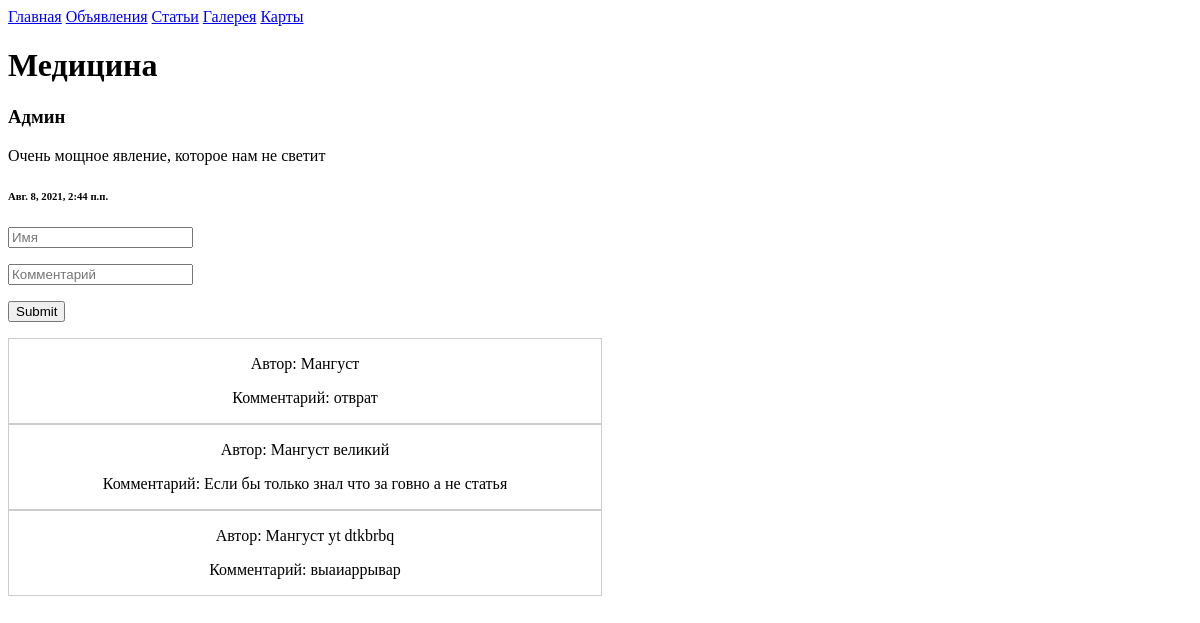
The app's page /blog/2, older data.
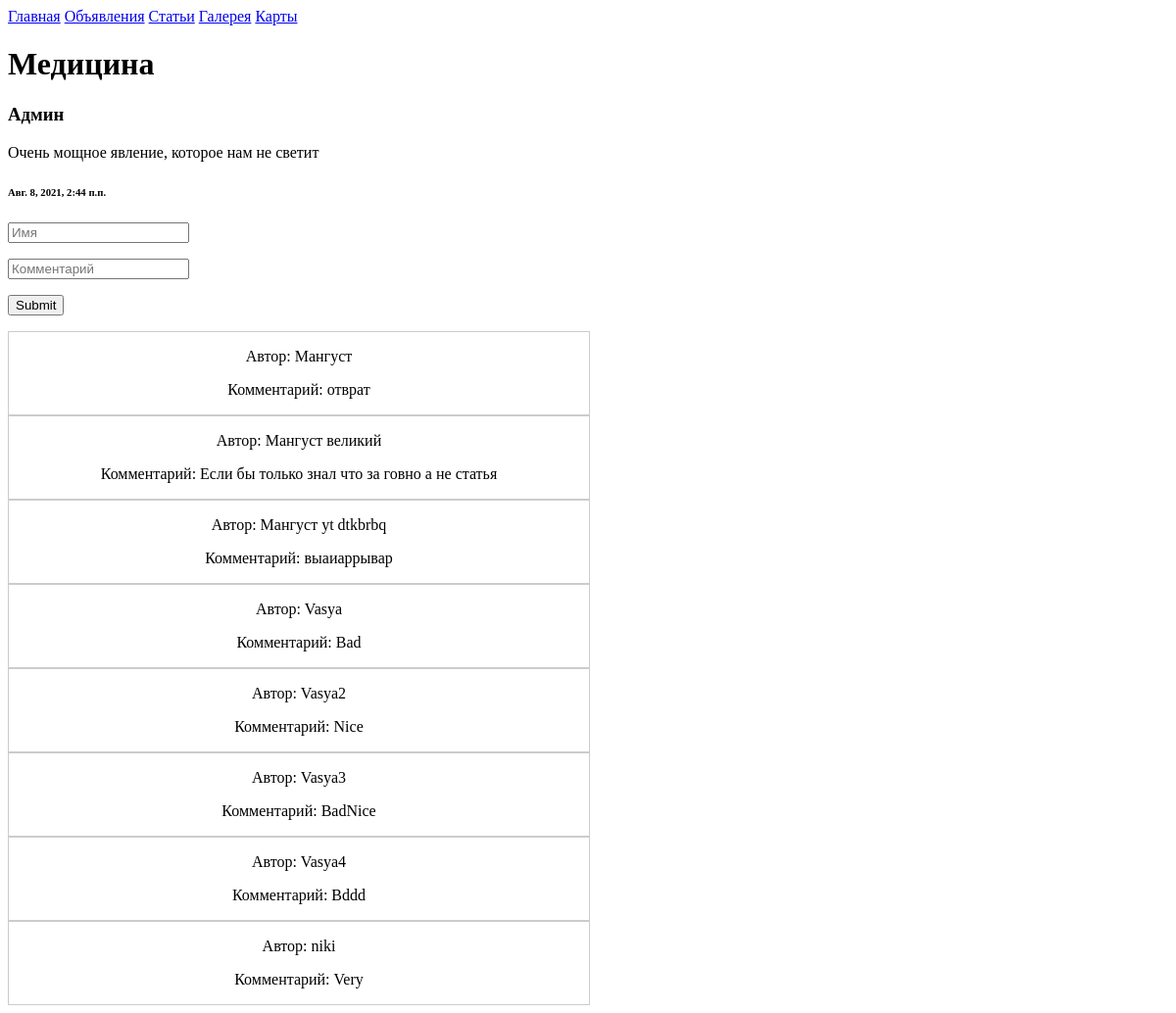
The same page, newer data.
### MySyte/apps/blog/models.py (models this page shows, shortened)
class Blog_articles(models.Model):
	autor = models.CharField('Автор', max_length=100)
	title = models.CharField('Название статьи', max_length=200)
	articles = models.TextField('Статьи')
	date = models.DateTimeField('Дата публикации', auto_now_add=True)
	class Meta:
		verbose_name = 'Статья'
		verbose_name_plural = 'Статьи'

class Blog_comments(models.Model):
	name = models.CharField('Имя автора', max_length=100)
	comment = models.TextField('комментарий')
	date = models.DateTimeField('Дата', auto_now_add=True)
	article = models.ForeignKey(Blog_articles, on_delete=models.CASCADE, null=True, verbose_name='Статья')
	class Meta:
		verbose_name = 'Комментарий'
		verbose_name_plural = 'Комментарии'

### MySyte/apps/blog/views.py (the view)
# urls.py: path('<int:article_id>', views.article, name='article'),
def article(request, article_id):
	article = Blog_articles.objects.get(id=article_id)
	comments = Blog_comments.objects.filter(article=article)
	if request.method == 'POST':
		Create_new_comment(request)
	return render(request, 'blog/article.html', {'article':article, 'comments': comments})

### MySyte/templates/blog/article.html (shortened to what this page needs)
{% extends 'base.html' %}
{% load static %}
{% block body %}
	{% if article %}
		<h1>{{article.title}}</h1>
		<h3>{{article.autor}}</h3>
		<p>{{article.articles}}</p>
		<h6>{{article.date}}</h6>
	{% endif %}
	<form method="POST" action="{% url 'blog:article' article.id %}">
		<input type="text" name="name" placeholder="Имя">
		<p><input type="text" name="comment" placeholder='Комментарий'>
		<p><input type="submit" name="make_new_comment">
	</form>
	{% if comments %}
		{% for comment in comments %}
		<div style="border: 1px solid #ccc; width: 50%; text-align: center;">
			<p>Автор: {{comment.name}}</p>
			<p>Комментарий: {{comment.comment}}</p>
		</div>
		{% endfor %}
	{% endif %}
{% endblock %}

### MySyte/templates/base.html (shortened to what this page needs)
<!DOCTYPE html>
<html lang="ru">
<head>
    {% load static %}
</head>
<header>
    <a href="{% url 'bboard:index' %}">Главная</a>
	<a href="{% url 'bboard:index' %}">Объявления</a>
    <a href="{% url 'blog:index' %}">Статьи</a>
    <a href="{% url 'galary:index' %}">Галерея</a>
    <a href="{% url 'bank:index' %}">Карты</a>
</header>
<body>
	{% block body %}Тело сайта{% endblock %}
</body>
</html>

Row changes from the older to the newer data that the page shows:
added Blog_comments: name "Vasya", comment "Bad"
added Blog_comments: name "Vasya2", comment "Nice"
added Blog_comments: name "Vasya3", comment "BadNice"
added Blog_comments: name "Vasya4", comment "Bddd"
added Blog_comments: name "niki", comment "Very"
